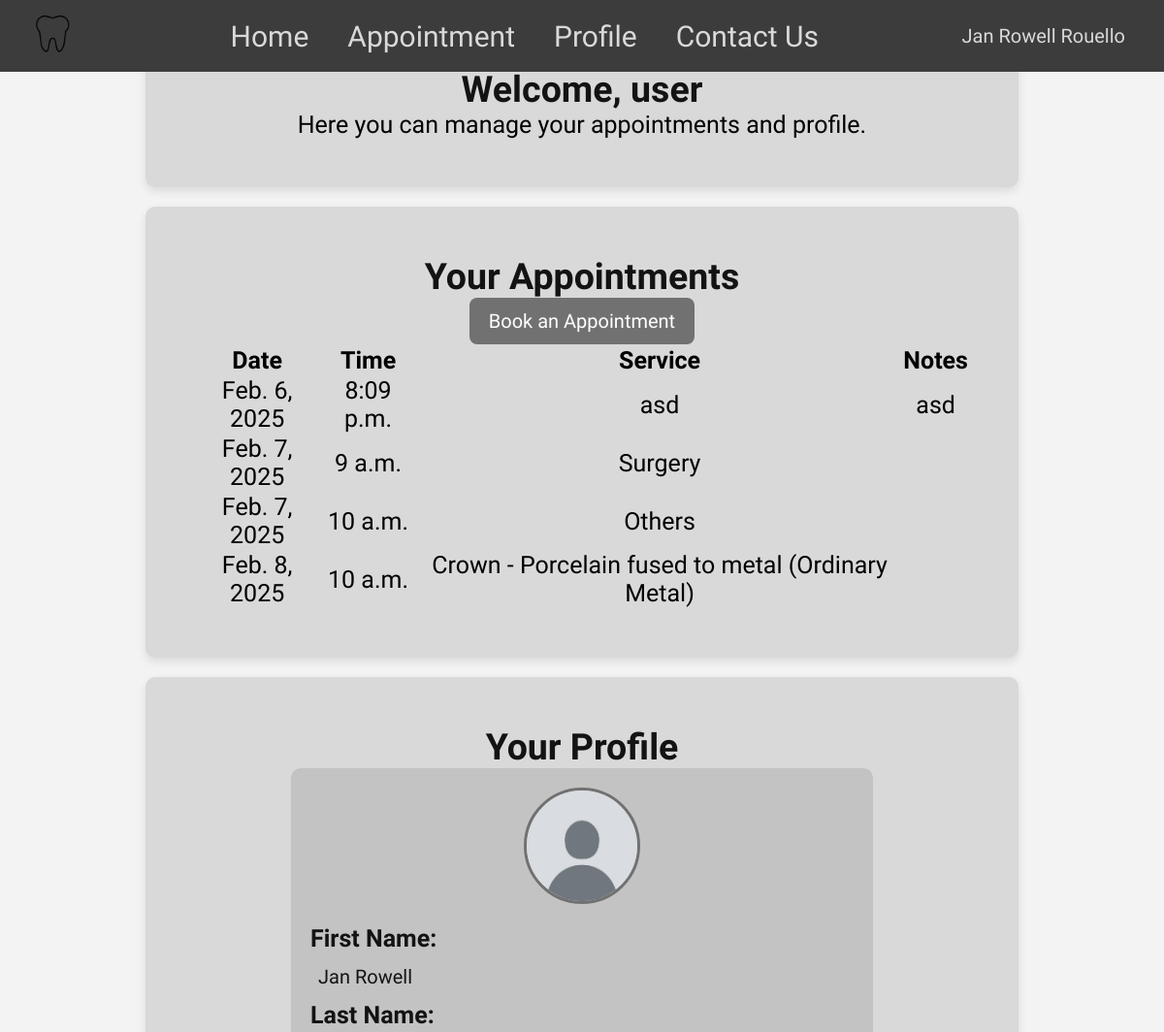
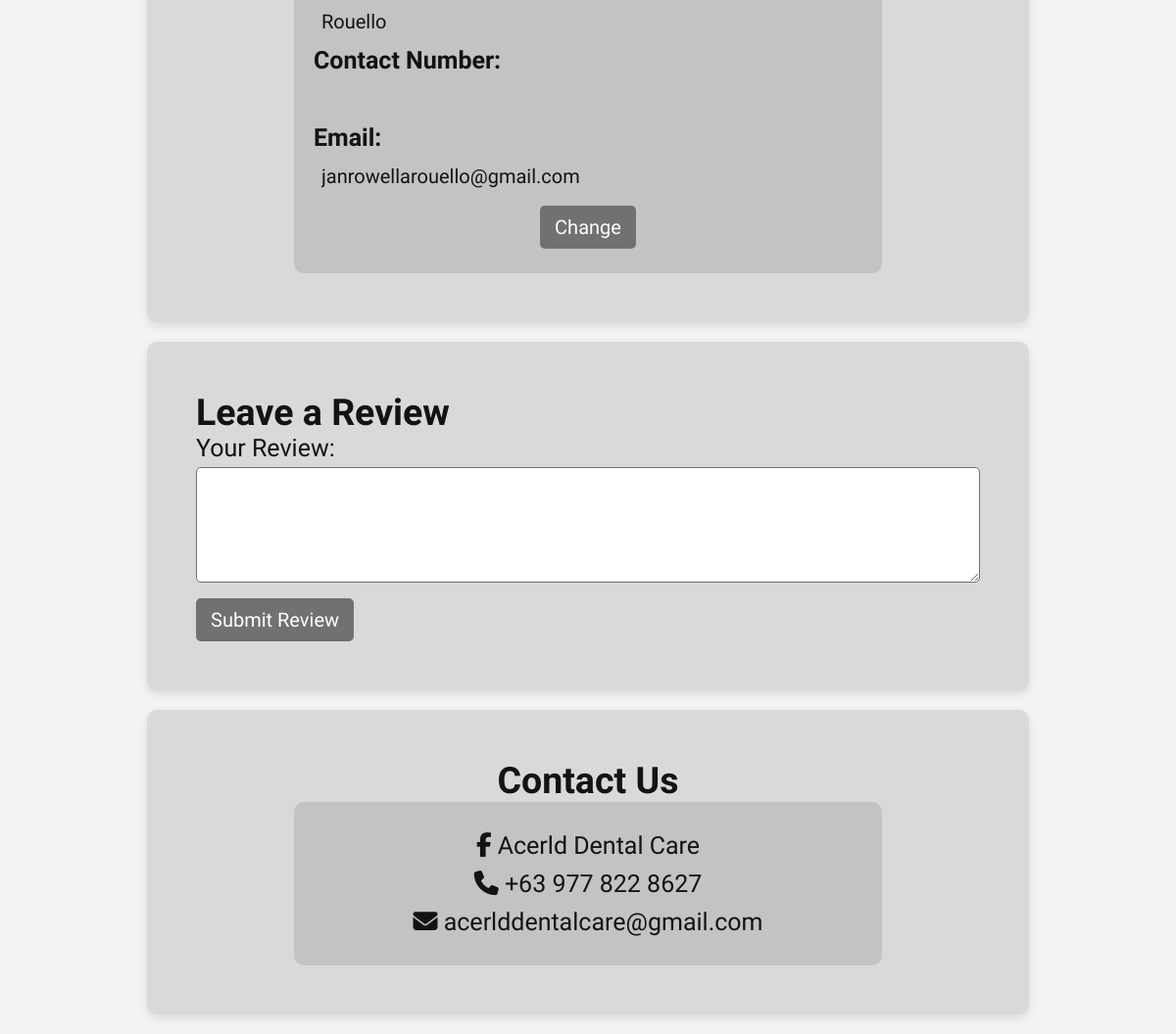
The app's page /dashboard/ (signed in) with its own data (2 pictures, top to bottom).
### patients/models.py (models this page shows, shortened)
class Appointment(models.Model):
    user = models.ForeignKey(User, on_delete=models.CASCADE)
    date = models.DateField()
    time = models.TimeField(default=datetime.time(9, 0))  # Default time set to 9:00 AM
    service = models.CharField(max_length=100)
    notes = models.TextField(blank=True, null=True)
    status = models.CharField(max_length=10, choices=STATUS_CHOICES, default='Pending')

### patients/views.py (the view)
# urls.py: path('dashboard/', views.user_dashboard, name='user_dashboard'),
def user_dashboard(request):
    try:
        patient = Patient.objects.get(user=request.user)
    except Patient.DoesNotExist:
        patient = Patient.objects.create(
            user=request.user,
            phone_number='',
            city_address=''
        )
    appointments = Appointment.objects.filter(user=request.user)
    context = {
        'appointments': appointments,
        'patient': patient  # Make sure this is passed to the template
    }
    return render(request, 'user_dashboard.html', context)

### patients/templates/user_dashboard.html (shortened to what this page needs)
<!DOCTYPE html>
<html lang="en">
<head>
    {% load static %}
    <link rel="stylesheet" href="{% static 'userdb.css' %}">
        <link rel="stylesheet" href="https://cdnjs.cloudflare.com/ajax/libs/font-awesome/6.7.2/css/all.min.css" />
</head>
<body>
    <header class="header">
        <nav class="navbar">
            <a href="{% url 'landing_page' %}" class="logo-link">
                <img class="tooth" src="{% static 'toothicon.png' %}" alt="Dental Clinic Logo">
            </a>
            <div class="nav-items">
                <a href="#home-section" class="nav-link">Home</a>
                <a href="#appointment-section" class="nav-link">Appointment</a>
                <a href="#profile-section" class="nav-link">Profile</a>
                <a href="#contact-section" class="nav-link">Contact Us</a>
            </div>
            <a href="#" class="login">{{ request.user.get_full_name|default:request.user.username }}</a>
        </nav>
    </header>
    <section id="home-section">
        <div id="home" class="section-content">
        <h1>Welcome, {{ request.user.username }}</h1>
        <p>Here you can manage your appointments and profile.</p>
    </div>
    </section>
    <section id="appointment-section">
        <div id="appointments" class="section-content">
        <h2>Your Appointments</h2>
        <a href="{% url 'book_appointment' %}" class="book-appointment-btn">Book an Appointment</a>
        <table>
            <thead>
                <tr>
                    <th>Date</th>
                    <th>Time</th>
                    <th>Service</th>
                    <th>Notes</th>
                </tr>
            </thead>
            <tbody>
                {% for appointment in appointments %}
                <tr>
                    <td>{{ appointment.date }}</td>
                    <td>{{ appointment.time }}</td>
                    <td>{{ appointment.service }}</td>
                    <td>{{ appointment.notes }}</td>
                </tr>
                {% endfor %}
            </tbody>
        </table>
    </div>
    </section>
    <section id="profile-section">
        <div id="profile" class="section-content">
            <h2>Your Profile</h2>
            <div class="profile-container">
                <div class="profile-picture">
                    <img id="profile-img" src="{% static 'default-profile.png' %}" alt="Profile Picture">
                </div>
                <div class="profile-info">
                    <label><strong>First Name:</strong></label>
                    <input type="text" id="first-name" value="{{ request.user.first_name }}" disabled>
                    <label><strong>Last Name:</strong></label>
                    <input type="text" id="last-name" value="{{ request.user.last_name }}" disabled>
                    <label><strong>Contact Number:</strong></label>
                    <input type="text" id="phone_number" value="{{ patient.phone_number }}" disabled>
                    <label><strong>Email:</strong></label>
                    <input type="email" id="email" value="{{ request.user.email }}" disabled>
                </div>
                <div class="profile-buttons">
                    <button id="edit-btn" onclick="enableEditing()">Change</button>
                </div>
            </div>
        </div>
    </section>
    <section id="contact-section">
    <div id="reviews" class="section-content">
        <form id="review-form">
            <h2>Leave a Review</h2>
            <label for="review-text">Your Review:</label>
            <textarea id="review-text" name="review_text" rows="4" required></textarea>
            <button type="submit">Submit Review</button>
        </form>
    </div>
    <div id="contact-us" class="section-content">
        <h2>Contact Us</h2>
        <div class="contact-info">
            <a href="https://www.facebook.com/profile.php?id=100006450180688"><i class="fa-brands fa-facebook-f"></i> Acerld Dental Care</a>
            <a href="tel:+639778228627"><i class="fa-solid fa-phone"></i> +63 977 822 8627</a>
            <a href="mailto:acerlddentalcare@gmail.com"><i class="fa-solid fa-envelope"></i> acerlddentalcare@gmail.com</a>
        </div>
    </div>
    </section>
</body>

### static/userdb.css (style rules this page uses)
* { margin: 0; padding: 0; font-family: "Alumni Sans Pinstripe", sans-serif; box-sizing: border-box; }
body { background-color: #F3F3F3; }
.header { position: fixed; top: 0; left: 0; width: 100%; padding: 10px; background-color: #3C3C3C; z-index: 1000; }
.navbar { display: flex; align-items: center; justify-content: space-between; padding: 0 20px; width: 100%; max-width: 1200px; margin: 0 auto; }
.navbar .nav-items { display: flex; }
.navbar .nav-link { font-size: 30px; font-weight: 400; color: #d9d9d9; text-decoration: none; margin-left: 20px; padding: 5px 10px; border-radius: 5px; transition: color 0.3s, text-shadow 0.3s; }
.navbar .tooth { width: 50px; height: auto; }
.login { color: #d9d9d9; text-decoration: none; padding: 5px 10px; border-radius: 5px; transition: color 0.3s, text-shadow 0.3s; font-size: 20px; }
.section-content { padding: 50px; text-align: center; background-color: #d9d9d9; margin: 20px auto; border-radius: 10px; max-width: 900px; box-shadow: 0px 4px 10px rgba(0, 0, 0, 0.1); font-size: 25px; font-weight: 100; }
h1, h2 { color: #131313; }
.book-appointment-btn { display: inline-block; background-color: #717171; color: white; padding: 12px 20px; font-size: 20px; border-radius: 8px; text-decoration: none; transition: background 0.3s, transform 0.2s; }
#profile { display: flex; flex-direction: column; align-items: center; text-align: left; }
.profile-container { display: flex; flex-direction: column; align-items: center; background: #C3C3C3; padding: 20px; border-radius: 10px; width: 80%; max-width: 600px; }
.profile-picture { text-align: center; margin-bottom: 15px; }
.profile-picture img { width: 120px; height: 120px; border-radius: 50%; object-fit: cover; border: 3px solid #717171; }
.profile-info { text-align: left; color: #131313; }
.profile-info input { width: 100%; padding: 8px; margin: 5px 0; border: 1px solid #717171; border-radius: 5px; background-color: #F3F3F3; color: #131313; font-size: 20px; }
.profile-info input:disabled { background-color: #C3C3C3; border: none; }
.profile-buttons button { background-color: #717171; color: white; padding: 10px 15px; margin: 5px; border: none; cursor: pointer; border-radius: 5px; font-size: 20px; }
#contact-us { display: flex; flex-direction: column; align-items: center; }
.contact-info { background: #C3C3C3; padding: 20px; border-radius: 10px; width: 80%; max-width: 600px; text-align: center; }
.contact-info a { display: block; color: #131313; text-decoration: none; font-size: 25px; margin: 10px 0; }
#reviews { background-color: #d9d9d9; padding: 50px; text-align: center; margin: 20px auto; border-radius: 10px; max-width: 900px; box-shadow: 0px 4px 10px rgba(0, 0, 0, 0.1); }
#review-form { text-align: left; }
#review-form label { display: block; margin-bottom: 5px; color: #131313; }
#review-form textarea { width: 100%; padding: 10px; margin-bottom: 10px; border: 1px solid #717171; border-radius: 5px; font-size: 20px; }
#review-form button { display: inline-block; background-color: #717171; color: white; padding: 10px 15px; border: none; cursor: pointer; border-radius: 5px; font-size: 20px; }

### records on screen
Appointment: date "Feb. 6, 2025", time "8:09 p.m.", service "asd", notes "asd"
Appointment: date "Feb. 7, 2025", time "9 a.m.", service "Surgery"
Appointment: date "Feb. 7, 2025", time "10 a.m.", service "Others"
Appointment: date "Feb. 8, 2025", time "10 a.m.", service "Crown - Porcelain fused to metal (Ordinary Metal)"

### other values on screen
{{ request.user.get_full_name|default:request.user.username }} "Jan Rowell Rouello"
{{ request.user.username }} "user"
